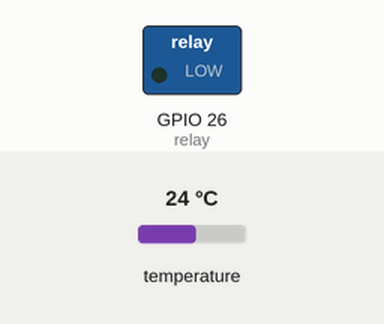
Bench run of a sketch on a simulated ESP32. On the bench: switched loads named in the sketch (green lamp = pin HIGH). The inputs (shaded band) are chosen by the test bench; at power-on: temperature 24 °C. WiFi joins after 1.5 s; servers stay silent unless stated; random numbers use the default seed unless the sketch sets one; no MQTT or app messages arrive unless stated; what the sketch prints to the serial monitor is not drawn.

Above: at 2.7 s.
2.8 s: temperature set to 26 °C
5.7 s: temperature set to 29 °C
At 7.7 s:
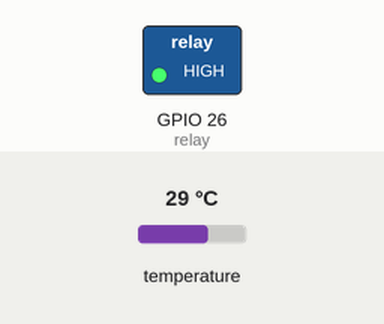
12.0 s: temperature set to 12 °C
At 13.0 s:
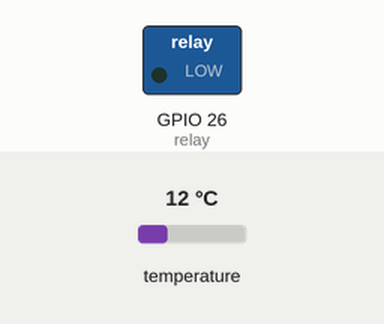
14.1 s: temperature set to 28 °C
At 15.9 s:
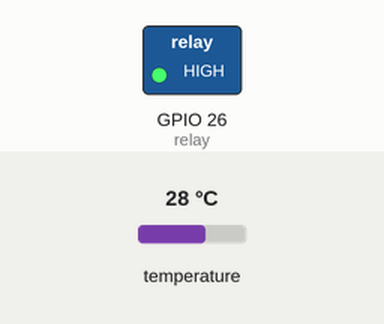
Timing chart, 0 to 17.1 s (numbered marks = the images above; inputs shaded):
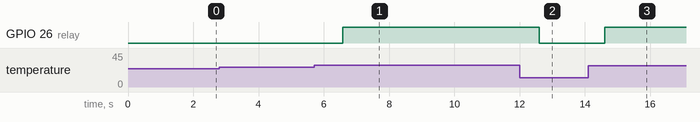

Measured:
- the behaviour switches between 27 and 28 °C on temperature (found by bisection; images 0 and 1)
- after the input at 2.8 s, every drawn part: stays the same
- after the input at 5.7 s, GPIO 26 (relay): LOW → HIGH after 0.88 s
- after the input at 12.0 s, GPIO 26 (relay): HIGH → LOW after 0.60 s
- after the input at 14.1 s, GPIO 26 (relay): LOW → HIGH after 0.51 s

The sketch:

mqtt_proyecto.ino
```cpp
/*
 Basic ESP8266 MQTT example
 This sketch demonstrates the capabilities of the pubsub library in combination
 with the ESP8266 board/library.
 It connects to an MQTT server then:
  - publishes "hello world" to the topic "outTopic" every two seconds
  - subscribes to the topic "inTopic", printing out any messages
    it receives. NB - it assumes the received payloads are strings not binary
  - If the first character of the topic "inTopic" is an 1, switch ON the ESP Led,
    else switch it off
 It will reconnect to the server if the connection is lost using a blocking
 reconnect function. See the 'mqtt_reconnect_nonblocking' example for how to
 achieve the same result without blocking the main loop.
 To install the ESP8266 board, (using Arduino 1.6.4+):
  - Add the following 3rd party board manager under "File -> Preferences -> Additional Boards Manager URLs":
       http://arduino.esp8266.com/stable/package_esp8266com_index.json
  - Open the "Tools -> Board -> Board Manager" and click install for the ESP8266"
  - Select your ESP8266 in "Tools -> Board"
*/

/*#include <ESP8266WiFi.h>*/
#include <WiFi.h>
#include <PubSubClient.h>
//librerias dht y variable global
#include "DHTesp.h"
#include <ArduinoJson.h>

#define DHTpin 15
// Update these with values suitable for your network.

const char* ssid = "Jessica";
const char* password = "Jessi2028";
const char* mqtt_server = "broker.emqx.io";
const int relay = 26;

//sensor
DHTesp dht;

WiFiClient espClient;
PubSubClient client(espClient);
unsigned long lastMsg = 0;

#define MSG_BUFFER_SIZE  (200)
char msg[MSG_BUFFER_SIZE];

void setup_wifi() {

  delay(10);
  // We start by connecting to a WiFi network
  Serial.println();
  Serial.print("Connecting to ");
  Serial.println(ssid);
  WiFi.mode(WIFI_STA);
  WiFi.begin(ssid, password);


  while (WiFi.status() != WL_CONNECTED) {
    delay(500);
    Serial.print(".");
  }

  randomSeed(micros());

  Serial.println("");
  Serial.println("WiFi connected");
  Serial.println("IP address: ");
  Serial.println(WiFi.localIP());
  pinMode(relay, OUTPUT);
}

void callback(char* topic, byte* payload, unsigned int length) {
  Serial.print("Message arrived [");
  Serial.print(topic);
  Serial.print("] ");
  for (int i = 0; i < length; i++) {
    Serial.print((char)payload[i]);
  }

}

void reconnect() {
  // Loop until we're reconnected
  while (!client.connected()) {
    Serial.print("Attempting MQTT connection...");
    // Create a random client ID
    String clientId = "ESP8266Client-";
    clientId += String(random(0xffff), HEX);
    // Attempt to connect
    if (client.connect(clientId.c_str())) {
      Serial.println("connected");
      // ... and resubscribe
      client.subscribe("getTemperatura");
    } else {
      Serial.print("failed, rc=");
      Serial.print(client.state());
      Serial.println(" try again in 5 seconds");
      // Wait 5 seconds before retrying
      delay(5000);
    }
  }
}

void setup() {
  dht.setup(DHTpin, DHTesp::DHT11);
  Serial.begin(115200);
  setup_wifi();
  client.setServer(mqtt_server, 1883);
  client.setCallback(callback);

}
void loop() {

  if (!client.connected()) {
     reconnect();
  }
  client.loop();

  delay(dht.getMinimumSamplingPeriod());

  if(client.connected()){
     unsigned long now = millis();
     if (now - lastMsg > 2000) {
        lastMsg = now;
        float temperatura = dht.getTemperature();
        if (isnan(temperatura)) {
           Serial.println("No se pudo leer sensor DHT!");
           return;
        }
        String estatus;
        if(temperatura<=27.5){
          //encender foco
          digitalWrite(relay, LOW);
          estatus="Encendido";
        }else if(temperatura>27.5){
          //apagar foco
          digitalWrite(relay, HIGH);
          estatus="Apagado";
        }
        StaticJsonDocument<MSG_BUFFER_SIZE> json;
        json["temperatura"] = temperatura;
        json["estatus"] = estatus;
        Serial.println();
        serializeJson(json, msg);
        client.publish("getTemperatura", msg);
     }
  }


}
```
